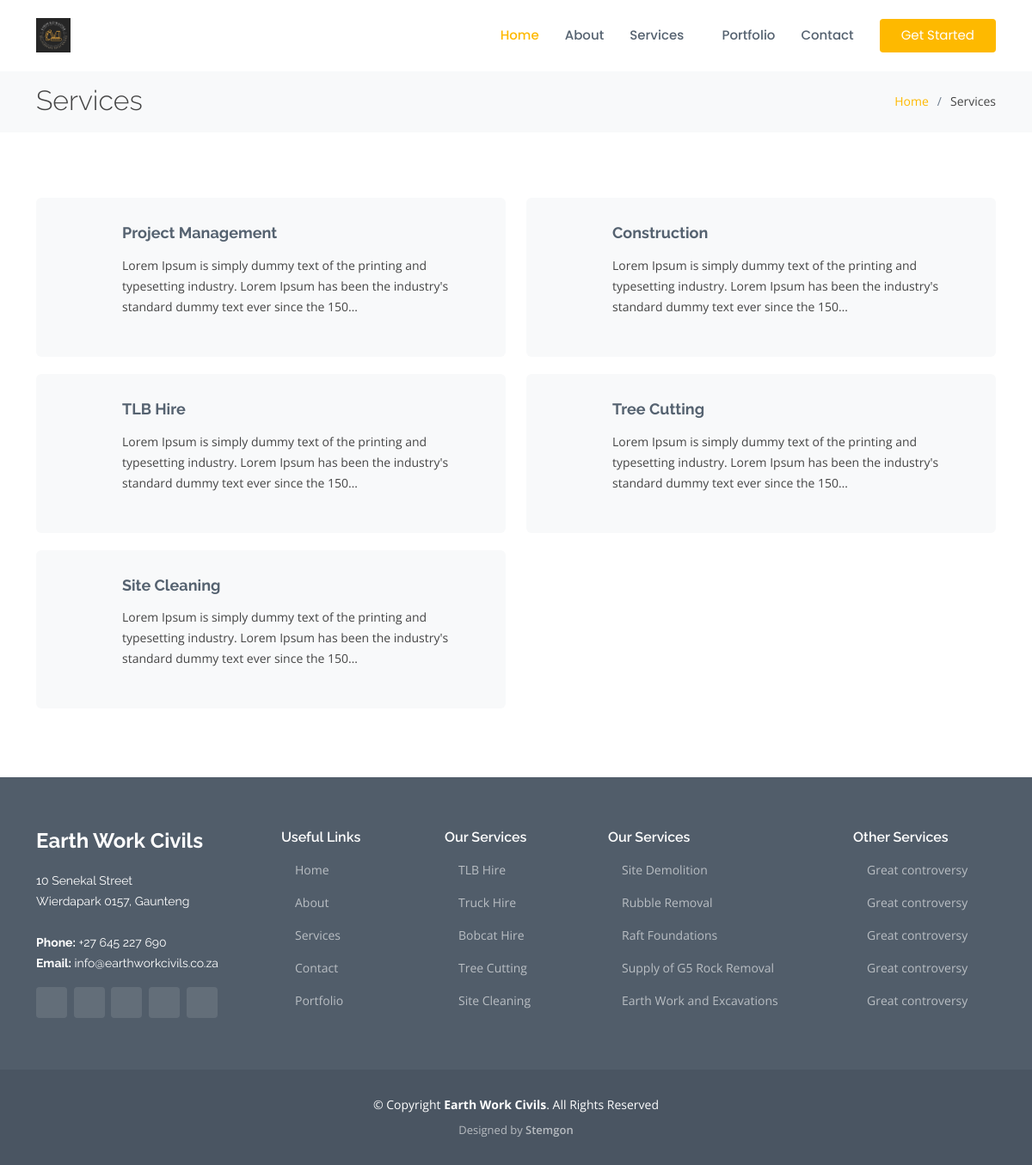
/services, run on the app's committed database.
### support/models.py (models this page shows, shortened)
class Service(models.Model):
    subject = models.CharField(max_length=200)
    icon = models.CharField(max_length=200, default='bi bi-briefcase')
    message = models.TextField()
    photo = ResizedImageField(size=[1024, 768], crop=['middle', 'center'], upload_to='services/photo', default='services/photo/services.jpg')
    slug = models.SlugField(max_length=250, null=True, blank=True)
    date_sent = models.DateTimeField(auto_now_add=True)
    date_updated = models.DateTimeField(auto_now=True)
    class Meta:
        verbose_name = 'Service'
        verbose_name_plural = 'Services'
    def get_absolute_url(self):
        from django.shortcuts import reverse
        return reverse('service', kwargs={'id': self.pk, 'slug': self.slug})

### webcivils/views.py (the view)
# urls.py: path('services', web_views.services, name='services'),
def services(request):
    context = {}
    context['title'] = 'Truck Hire | Earth Civil Works'
    context['services'] = Service.objects.all()
    return render(request, 'basic/services.html', context)

### templates/basic/services.html (shortened to what this page needs)
{% extends 'base.html' %}
{% load static %}
{% block main %}
<section id="breadcrumbs" class="breadcrumbs">
    <div class="container">
        <div class="d-flex justify-content-between align-items-center">
            <h2>Services</h2>
            <ol>
                <li><a href="{% url 'home' %}">Home</a></li>
                <li>Services</li>
            </ol>
        </div>
    </div>
</section>
{% if services %}
<section id="services" class="services mt-3">
    <div class="container">
        <div class="row">
            {% for service in services %}
            <div class="col-md-6 mt-4 mt-md-0">
                <div class="icon-box">
                    <i class="bi bi-window"></i>
                    <h4><a href="{{ service.get_absolute_url }}">{{ service.subject }}</a></h4>
                    <p>{{ service.message|truncatechars:"150" }}</p>
                </div>
            </div>
            {% endfor %}
        </div>
    </div>
</section>
{% endif %}
{% endblock main %}

### assets/css/style.css (style rules this page uses)
body { font-family: "Open Sans", sans-serif; color: #444444; }
a { text-decoration: none; color: #feb900; }
h1, h2, h3, h4, h5, h6 { font-family: "Raleway", sans-serif; }
section { padding: 60px 0; overflow: hidden; }
.section-bg, .services .icon-box { background-color: #f8f9fa; }
.breadcrumbs { padding: 18px 0; background: #f8f9fa; min-height: 40px; margin-top: 80px; }
.breadcrumbs h2 { font-size: 32px; font-weight: 300; margin: 0; }
.breadcrumbs ol { display: flex; flex-wrap: wrap; list-style: none; padding: 0; margin: 0; font-size: 14px; }
.breadcrumbs ol li+li { padding-left: 10px; }
.breadcrumbs ol li+li::before { display: inline-block; padding-right: 10px; color: #6b7b8d; content: "/"; }
.services .icon-box { margin-bottom: 20px; padding: 30px; border-radius: 6px; }
.services .icon-box i { float: left; color: #feb900; font-size: 40px; }
.services .icon-box h4 { margin-left: 70px; font-weight: 700; margin-bottom: 15px; font-size: 18px; }
.services .icon-box h4 a { color: #556270; transition: 0.3s; }
.services .icon-box p { margin-left: 70px; line-height: 24px; font-size: 14px; }

### data on the page
Service: subject "Project Management", message "Lorem Ipsum is simply dummy text of the printing and typesetting industry. Lorem Ipsum has been the industry's standard dummy text ever since the 150…"
Service: subject "Construction", message "Lorem Ipsum is simply dummy text of the printing and typesetting industry. Lorem Ipsum has been the industry's standard dummy text ever since the 150…"
Service: subject "TLB Hire", message "Lorem Ipsum is simply dummy text of the printing and typesetting industry. Lorem Ipsum has been the industry's standard dummy text ever since the 150…"
Service: subject "Tree Cutting", message "Lorem Ipsum is simply dummy text of the printing and typesetting industry. Lorem Ipsum has been the industry's standard dummy text ever since the 150…"
Service: subject "Site Cleaning", message "Lorem Ipsum is simply dummy text of the printing and typesetting industry. Lorem Ipsum has been the industry's standard dummy text ever since the 150…"

### other printed values
{{ company }} "Earth Work Civils"
{{ street }} "10 Senekal Street"
{{ state }} "Wierdapark"
{{ zip }} "0157"
{{ cc }} "Gaunteng"
